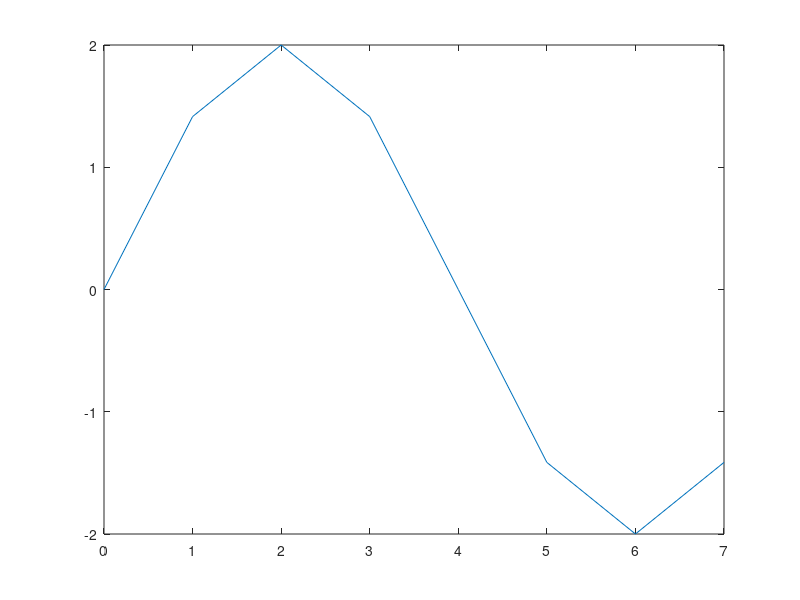

The MATLAB script that drew this image:

f0 = 4;
k=8;
ts = 1/k*f0;
 # N = 2*(1/(ts/pi));
# N = 100;
N=k;
n=0:N-1;
x  = 2 * sin(((2*pi)/k)*n);
 plot(n,x)

  
  #somat�rio energia do sinal discretizado
  e = 0; 
  for i = 1:length(x)
    e = e+(x(i))^2;
  end
   #somat�rio potencia do sinal discretizado
  p = 0;
  for i = 1:length(x)
    p = p+(x(i))^2;
  end
  p = p/N;
p
e
  
  #Potencia# O valor da potencia n�o se altera ainda que aumente o numero de amostras (apenas em casas decimais)
           # Isso ocorre pela divis�o do numero da amostra na equa��o potencia, igualando as porpor��es 
  
  #Energia# O valor da energia aumenta quando aumentamos o n�mero de amostras proporcionalmente